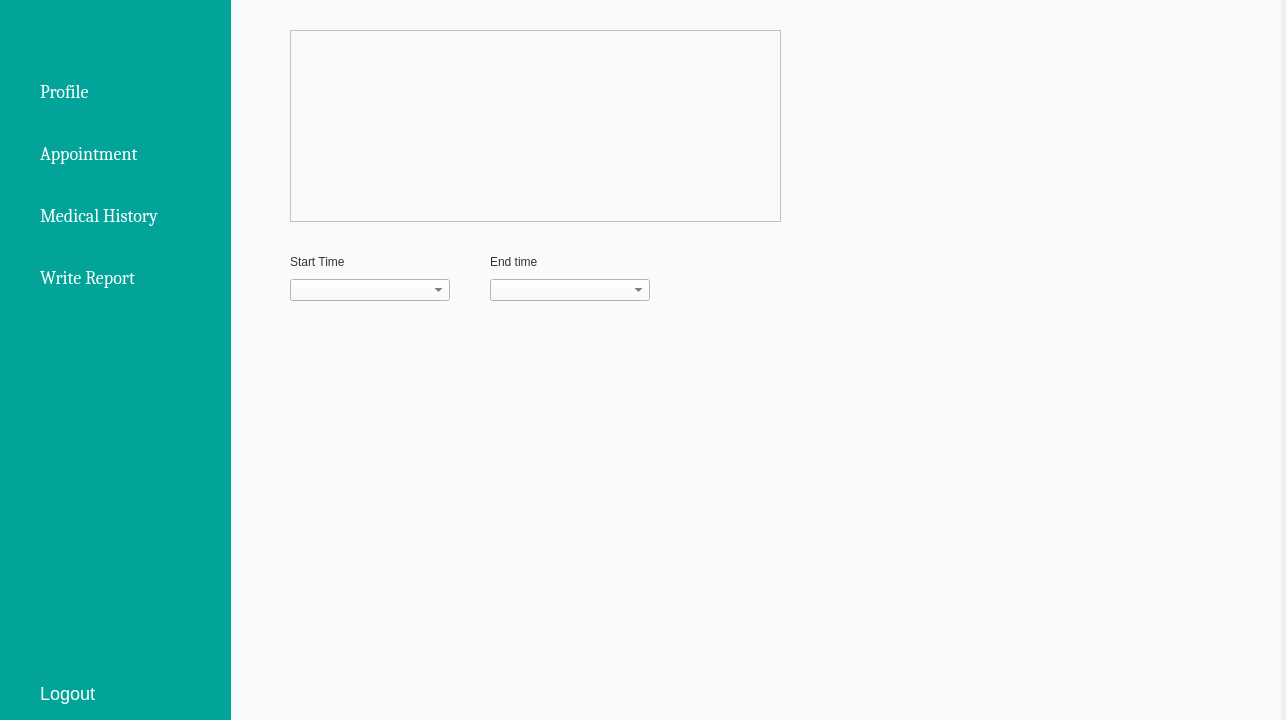
<?xml version="1.0" encoding="UTF-8"?>
<ui version="4.0">
 <class>MainWindow</class>
 <widget class="QMainWindow" name="MainWindow">
  <property name="geometry">
   <rect>
    <x>0</x>
    <y>0</y>
    <width>1286</width>
    <height>720</height>
   </rect>
  </property>
  <property name="windowTitle">
   <string>MainWindow</string>
  </property>
  <widget class="QWidget" name="centralwidget">
   <property name="styleSheet">
    <string notr="true">font: 13pt &quot;Osaka&quot;;</string>
   </property>
   <widget class="QWidget" name="widget_2" native="true">
    <property name="geometry">
     <rect>
      <x>230</x>
      <y>0</y>
      <width>1051</width>
      <height>721</height>
     </rect>
    </property>
    <property name="styleSheet">
     <string notr="true">background-color: #F8FAFC;
color: #353535;</string>
    </property>
    <layout class="QGridLayout" name="gridLayout_2">
     <item row="0" column="1">
      <widget class="QStackedWidget" name="stackedWidget">
       <property name="currentIndex">
        <number>1</number>
       </property>
       <widget class="QWidget" name="page">
        <layout class="QGridLayout" name="gridLayout">
         <item row="0" column="0">
          <widget class="QWidget" name="widget_3" native="true">
           <property name="styleSheet">
            <string notr="true"/>
           </property>
           <widget class="QWidget" name="profile_widget" native="true">
            <property name="geometry">
             <rect>
              <x>50</x>
              <y>90</y>
              <width>901</width>
              <height>501</height>
             </rect>
            </property>
            <property name="font">
             <font>
              <family>Osaka</family>
              <pointsize>-1</pointsize>
              <italic>false</italic>
              <bold>false</bold>
             </font>
            </property>
            <property name="styleSheet">
             <string notr="true">QWidget {
	border: 1px solid #353535;
	font: 18px;
	padding: 20px;
}
</string>
            </property>
            <layout class="QVBoxLayout" name="verticalLayout_7">
             <item>
              <widget class="QWidget" name="widget_6" native="true">
               <property name="styleSheet">
                <string notr="true">border: None;</string>
               </property>
               <widget class="QLabel" name="label_5">
                <property name="geometry">
                 <rect>
                  <x>360</x>
                  <y>0</y>
                  <width>211</width>
                  <height>101</height>
                 </rect>
                </property>
                <property name="styleSheet">
                 <string notr="true">font: 28px;
</string>
                </property>
                <property name="text">
                 <string>PROFILE</string>
                </property>
               </widget>
              </widget>
             </item>
             <item>
              <layout class="QVBoxLayout" name="verticalLayout">
               <property name="spacing">
                <number>10</number>
               </property>
               <item>
                <widget class="QLabel" name="profile_label">
                 <property name="styleSheet">
                  <string notr="true">border-style: none;
font-size: 16px;
margin-left: 90%;</string>
                 </property>
                 <property name="text">
                  <string>Name: </string>
                 </property>
                </widget>
               </item>
               <item>
                <widget class="QLabel" name="profile_label_2">
                 <property name="styleSheet">
                  <string notr="true">border-style: none;
font-size: 16px;
margin-left: 90%;</string>
                 </property>
                 <property name="text">
                  <string>Last name:</string>
                 </property>
                </widget>
               </item>
               <item>
                <widget class="QLabel" name="profile_label_3">
                 <property name="styleSheet">
                  <string notr="true">border-style: none;
font-size: 16px;
margin-left: 90%;
</string>
                 </property>
                 <property name="text">
                  <string>Role:</string>
                 </property>
                </widget>
               </item>
               <item>
                <widget class="QLabel" name="profile_label_4">
                 <property name="styleSheet">
                  <string notr="true">border-style: none;
font-size: 16px;
margin-left: 90%;</string>
                 </property>
                 <property name="text">
                  <string>Address:</string>
                 </property>
                </widget>
               </item>
               <item>
                <widget class="QLabel" name="profile_label_5">
                 <property name="styleSheet">
                  <string notr="true">border-style: none;
font-size: 16px;
margin-left: 90%;
margin-bottom: 30%;</string>
                 </property>
                 <property name="text">
                  <string>Phone number:</string>
                 </property>
                </widget>
               </item>
              </layout>
             </item>
            </layout>
           </widget>
          </widget>
         </item>
        </layout>
       </widget>
       <widget class="QWidget" name="page_2">
        <widget class="QWidget" name="widget_5" native="true">
         <property name="geometry">
          <rect>
           <x>-30</x>
           <y>-10</y>
           <width>1051</width>
           <height>721</height>
          </rect>
         </property>
         <property name="locale">
          <locale language="English" country="UnitedStates"/>
         </property>
         <widget class="QTableWidget" name="tableWidget_2">
          <property name="geometry">
           <rect>
            <x>90</x>
            <y>40</y>
            <width>491</width>
            <height>192</height>
           </rect>
          </property>
         </widget>
         <widget class="QWidget" name="verticalLayoutWidget">
          <property name="geometry">
           <rect>
            <x>90</x>
            <y>260</y>
            <width>160</width>
            <height>51</height>
           </rect>
          </property>
          <layout class="QVBoxLayout" name="verticalLayout_4">
           <item>
            <widget class="QLabel" name="label_2">
             <property name="text">
              <string>Start Time</string>
             </property>
            </widget>
           </item>
           <item>
            <widget class="QComboBox" name="comboBox_2"/>
           </item>
          </layout>
         </widget>
         <widget class="QWidget" name="verticalLayoutWidget_2">
          <property name="geometry">
           <rect>
            <x>290</x>
            <y>260</y>
            <width>160</width>
            <height>51</height>
           </rect>
          </property>
          <layout class="QVBoxLayout" name="verticalLayout_5">
           <item>
            <widget class="QLabel" name="label_22">
             <property name="text">
              <string>End time</string>
             </property>
            </widget>
           </item>
           <item>
            <widget class="QComboBox" name="comboBox_3"/>
           </item>
          </layout>
         </widget>
        </widget>
       </widget>
       <widget class="QWidget" name="page_3">
        <widget class="QWidget" name="widget_8" native="true">
         <property name="geometry">
          <rect>
           <x>-10</x>
           <y>-10</y>
           <width>1051</width>
           <height>721</height>
          </rect>
         </property>
         <widget class="QTextEdit" name="textEdit">
          <property name="geometry">
           <rect>
            <x>570</x>
            <y>80</y>
            <width>301</width>
            <height>41</height>
           </rect>
          </property>
          <property name="placeholderText">
           <string>Enter Patient ID</string>
          </property>
         </widget>
         <widget class="QTableWidget" name="tableWidget">
          <property name="geometry">
           <rect>
            <x>120</x>
            <y>170</y>
            <width>761</width>
            <height>431</height>
           </rect>
          </property>
          <property name="styleSheet">
           <string notr="true">border: none;</string>
          </property>
          <property name="showGrid">
           <bool>false</bool>
          </property>
          <attribute name="horizontalHeaderStretchLastSection">
           <bool>false</bool>
          </attribute>
          <attribute name="verticalHeaderVisible">
           <bool>false</bool>
          </attribute>
          <attribute name="verticalHeaderStretchLastSection">
           <bool>false</bool>
          </attribute>
          <row>
           <property name="text">
            <string>New Row</string>
           </property>
          </row>
          <row>
           <property name="text">
            <string>New Row</string>
           </property>
          </row>
          <column>
           <property name="text">
            <string>Patient id</string>
           </property>
          </column>
          <column>
           <property name="text">
            <string>Patient Name</string>
           </property>
          </column>
          <column>
           <property name="text">
            <string>Doctor</string>
           </property>
          </column>
          <column>
           <property name="text">
            <string/>
           </property>
          </column>
         </widget>
        </widget>
       </widget>
       <widget class="QWidget" name="page_4">
        <widget class="QWidget" name="widget_7" native="true">
         <property name="geometry">
          <rect>
           <x>-10</x>
           <y>-10</y>
           <width>1051</width>
           <height>721</height>
          </rect>
         </property>
         <widget class="QWidget" name="widget_9" native="true">
          <property name="geometry">
           <rect>
            <x>20</x>
            <y>20</y>
            <width>551</width>
            <height>691</height>
           </rect>
          </property>
          <layout class="QGridLayout" name="gridLayout_3">
           <item row="7" column="3">
            <widget class="QLineEdit" name="lineEdit_6"/>
           </item>
           <item row="10" column="0">
            <widget class="QLabel" name="label_13">
             <property name="text">
              <string>Problem Description</string>
             </property>
            </widget>
           </item>
           <item row="9" column="0">
            <widget class="QLabel" name="label_11">
             <property name="text">
              <string>Problem Title</string>
             </property>
            </widget>
           </item>
           <item row="18" column="2" colspan="2">
            <widget class="QTextEdit" name="textEdit_2"/>
           </item>
           <item row="6" column="0">
            <widget class="QLabel" name="label_10">
             <property name="text">
              <string>BP</string>
             </property>
            </widget>
           </item>
           <item row="6" column="3">
            <widget class="QLineEdit" name="lineEdit_5"/>
           </item>
           <item row="7" column="0">
            <widget class="QLabel" name="label_14">
             <property name="text">
              <string>Allegies</string>
             </property>
            </widget>
           </item>
           <item row="18" column="0">
            <widget class="QLabel" name="label_12">
             <property name="text">
              <string>Details</string>
             </property>
            </widget>
           </item>
           <item row="0" column="3">
            <widget class="QComboBox" name="comboBox"/>
           </item>
           <item row="4" column="0">
            <widget class="QLabel" name="label_15">
             <property name="text">
              <string>Sex</string>
             </property>
            </widget>
           </item>
           <item row="4" column="3">
            <widget class="QLineEdit" name="lineEdit_3"/>
           </item>
           <item row="3" column="1" colspan="3">
            <widget class="QLineEdit" name="lineEdit_2"/>
           </item>
           <item row="9" column="3">
            <widget class="QLineEdit" name="lineEdit_7"/>
           </item>
           <item row="2" column="0">
            <widget class="QLabel" name="label_7">
             <property name="text">
              <string>Height</string>
             </property>
            </widget>
           </item>
           <item row="2" column="1" colspan="3">
            <widget class="QLineEdit" name="lineEdit"/>
           </item>
           <item row="0" column="0" colspan="3">
            <widget class="QLabel" name="label_3">
             <property name="text">
              <string>Patient Name:</string>
             </property>
            </widget>
           </item>
           <item row="10" column="3">
            <widget class="QLineEdit" name="lineEdit_8"/>
           </item>
           <item row="5" column="3">
            <widget class="QLineEdit" name="lineEdit_4"/>
           </item>
           <item row="3" column="0">
            <widget class="QLabel" name="label_8">
             <property name="text">
              <string>Weight</string>
             </property>
            </widget>
           </item>
           <item row="5" column="0">
            <widget class="QLabel" name="label_9">
             <property name="text">
              <string>Pulse rate</string>
             </property>
            </widget>
           </item>
          </layout>
         </widget>
         <widget class="QWidget" name="widget_10" native="true">
          <property name="geometry">
           <rect>
            <x>590</x>
            <y>70</y>
            <width>431</width>
            <height>331</height>
           </rect>
          </property>
          <layout class="QVBoxLayout" name="verticalLayout_3">
           <item>
            <widget class="QLabel" name="label_17">
             <property name="text">
              <string/>
             </property>
            </widget>
           </item>
           <item>
            <widget class="QLabel" name="label_18">
             <property name="text">
              <string/>
             </property>
            </widget>
           </item>
           <item>
            <widget class="QLabel" name="label_19">
             <property name="text">
              <string/>
             </property>
            </widget>
           </item>
           <item>
            <widget class="QLabel" name="label_20">
             <property name="text">
              <string/>
             </property>
            </widget>
           </item>
           <item>
            <widget class="QLabel" name="label_21">
             <property name="text">
              <string/>
             </property>
            </widget>
           </item>
          </layout>
         </widget>
         <widget class="QPushButton" name="pushButton_5">
          <property name="geometry">
           <rect>
            <x>760</x>
            <y>590</y>
            <width>131</width>
            <height>51</height>
           </rect>
          </property>
          <property name="text">
           <string>Done</string>
          </property>
         </widget>
         <widget class="QPushButton" name="pushButton_6">
          <property name="geometry">
           <rect>
            <x>770</x>
            <y>420</y>
            <width>121</width>
            <height>51</height>
           </rect>
          </property>
          <property name="text">
           <string>Medicine</string>
          </property>
         </widget>
         <widget class="QPushButton" name="pushButton_7">
          <property name="geometry">
           <rect>
            <x>770</x>
            <y>500</y>
            <width>111</width>
            <height>51</height>
           </rect>
          </property>
          <property name="text">
           <string>Billing</string>
          </property>
         </widget>
         <widget class="QLabel" name="label_6">
          <property name="geometry">
           <rect>
            <x>590</x>
            <y>40</y>
            <width>131</width>
            <height>16</height>
           </rect>
          </property>
          <property name="text">
           <string>From Doctor :</string>
          </property>
         </widget>
         <widget class="QLabel" name="label_16">
          <property name="geometry">
           <rect>
            <x>720</x>
            <y>40</y>
            <width>131</width>
            <height>16</height>
           </rect>
          </property>
          <property name="text">
           <string/>
          </property>
         </widget>
        </widget>
       </widget>
      </widget>
     </item>
    </layout>
   </widget>
   <widget class="QWidget" name="widget" native="true">
    <property name="geometry">
     <rect>
      <x>0</x>
      <y>0</y>
      <width>231</width>
      <height>721</height>
     </rect>
    </property>
    <property name="styleSheet">
     <string notr="true">background-color: #02A499;

</string>
    </property>
    <layout class="QVBoxLayout" name="verticalLayout_2">
     <item>
      <widget class="QWidget" name="widget_4" native="true">
       <layout class="QHBoxLayout" name="horizontalLayout">
        <item>
         <spacer name="horizontalSpacer_2">
          <property name="orientation">
           <enum>Qt::Horizontal</enum>
          </property>
          <property name="sizeHint" stdset="0">
           <size>
            <width>64</width>
            <height>20</height>
           </size>
          </property>
         </spacer>
        </item>
        <item>
         <widget class="QLabel" name="label_4">
          <property name="maximumSize">
           <size>
            <width>40</width>
            <height>40</height>
           </size>
          </property>
          <property name="text">
           <string/>
          </property>
          <property name="pixmap">
           <pixmap>:/icon/medical-symbol (1).png</pixmap>
          </property>
          <property name="scaledContents">
           <bool>true</bool>
          </property>
          <property name="alignment">
           <set>Qt::AlignCenter</set>
          </property>
         </widget>
        </item>
        <item>
         <widget class="QLabel" name="label">
          <property name="maximumSize">
           <size>
            <width>40</width>
            <height>40</height>
           </size>
          </property>
          <property name="text">
           <string/>
          </property>
          <property name="pixmap">
           <pixmap resource="resource.qrc">:/icon/image/medical-symbol (1).png</pixmap>
          </property>
          <property name="scaledContents">
           <bool>true</bool>
          </property>
          <property name="alignment">
           <set>Qt::AlignCenter</set>
          </property>
         </widget>
        </item>
        <item>
         <spacer name="horizontalSpacer_3">
          <property name="orientation">
           <enum>Qt::Horizontal</enum>
          </property>
          <property name="sizeHint" stdset="0">
           <size>
            <width>63</width>
            <height>20</height>
           </size>
          </property>
         </spacer>
        </item>
       </layout>
      </widget>
     </item>
     <item>
      <spacer name="horizontalSpacer">
       <property name="orientation">
        <enum>Qt::Horizontal</enum>
       </property>
       <property name="sizeHint" stdset="0">
        <size>
         <width>40</width>
         <height>20</height>
        </size>
       </property>
      </spacer>
     </item>
     <item>
      <widget class="QPushButton" name="pushButton_2">
       <property name="font">
        <font>
         <family>Cambria</family>
         <pointsize>16</pointsize>
         <italic>false</italic>
         <bold>false</bold>
        </font>
       </property>
       <property name="styleSheet">
        <string notr="true">QPushButton {
	color: white;
	padding: 17%;
	padding-left: 40%;
	border: none;
	text-align:left;
	font-size: 18px;
	font: 16pt &quot;Cambria&quot;;
}

QPushButton:hover {
	padding: 17%;
	padding-left: 35%;
	text-align:left;
	background: #00847B;
}</string>
       </property>
       <property name="text">
        <string>Profile</string>
       </property>
       <property name="icon">
        <iconset resource="resource.qrc">
         <normaloff>:/icon/image/account2.png</normaloff>:/icon/image/account2.png</iconset>
       </property>
       <property name="iconSize">
        <size>
         <width>25</width>
         <height>25</height>
        </size>
       </property>
      </widget>
     </item>
     <item>
      <widget class="QPushButton" name="pushButton_3">
       <property name="font">
        <font>
         <family>Cambria</family>
         <pointsize>16</pointsize>
         <italic>false</italic>
         <bold>false</bold>
        </font>
       </property>
       <property name="styleSheet">
        <string notr="true">QPushButton {
	color: white;
	padding: 17%;
	border: none;
	padding-left: 40%;
	text-align:left;
	font-size: 18px;
	font: 16pt &quot;Cambria&quot;;
}

QPushButton:hover {
	padding: 17%;
	padding-left: 35%;
	text-align:left;
	background: #00847B;
}
</string>
       </property>
       <property name="text">
        <string>Appointment</string>
       </property>
       <property name="icon">
        <iconset resource="resource.qrc">
         <normaloff>:/icon/image/appointment.png</normaloff>:/icon/image/appointment.png</iconset>
       </property>
       <property name="iconSize">
        <size>
         <width>25</width>
         <height>25</height>
        </size>
       </property>
      </widget>
     </item>
     <item>
      <widget class="QPushButton" name="pushButton">
       <property name="font">
        <font>
         <family>Cambria</family>
         <pointsize>16</pointsize>
         <italic>false</italic>
         <bold>false</bold>
        </font>
       </property>
       <property name="styleSheet">
        <string notr="true">QPushButton {
	color: white;
	padding: 17%;
	border: none;
	padding-left: 40%;
	text-align:left;
	font-size: 18px;
	font: 16pt &quot;Cambria&quot;;
}

QPushButton:hover {
	padding: 17%;
	padding-left: 35%;
	text-align:left;
	background: #00847B;
}
</string>
       </property>
       <property name="text">
        <string>Medical History</string>
       </property>
       <property name="icon">
        <iconset resource="resource.qrc">
         <normaloff>:/icon/image/history2.png</normaloff>:/icon/image/history2.png</iconset>
       </property>
       <property name="iconSize">
        <size>
         <width>25</width>
         <height>25</height>
        </size>
       </property>
      </widget>
     </item>
     <item>
      <widget class="QPushButton" name="pushButton_9">
       <property name="font">
        <font>
         <family>Cambria</family>
         <pointsize>16</pointsize>
         <italic>false</italic>
         <bold>false</bold>
        </font>
       </property>
       <property name="styleSheet">
        <string notr="true">QPushButton {
	color: white;
	padding: 17%;
	border: none;
	padding-left: 40%;
	text-align:left;
	font-size: 18px;
	font: 16pt &quot;Cambria&quot;;
}

QPushButton:hover {
	padding: 17%;
	padding-left: 35%;
	text-align:left;
	background: #00847B;
}
</string>
       </property>
       <property name="text">
        <string>Write Report</string>
       </property>
       <property name="icon">
        <iconset resource="resource.qrc">
         <normaloff>:/icon/image/bill.png</normaloff>:/icon/image/bill.png</iconset>
       </property>
       <property name="iconSize">
        <size>
         <width>25</width>
         <height>25</height>
        </size>
       </property>
      </widget>
     </item>
     <item>
      <spacer name="verticalSpacer">
       <property name="orientation">
        <enum>Qt::Vertical</enum>
       </property>
       <property name="sizeHint" stdset="0">
        <size>
         <width>20</width>
         <height>40</height>
        </size>
       </property>
      </spacer>
     </item>
     <item>
      <widget class="QPushButton" name="pushButton_4">
       <property name="styleSheet">
        <string notr="true">QPushButton {
	color: white;
	padding: 17%;
	border: none;
	padding-left: 40%;
	text-align:left;
	font-size: 18px;
	font: 16pt &quot;Cambria&quot;;
}

QPushButton:hover {
	padding: 17%;
	padding-left: 35%;
	text-align:left;
	background: #00847B;
}</string>
       </property>
       <property name="text">
        <string>Logout</string>
       </property>
       <property name="icon">
        <iconset resource="resource.qrc">
         <normaloff>:/icon/image/logout (1).png</normaloff>:/icon/image/logout (1).png</iconset>
       </property>
      </widget>
     </item>
    </layout>
   </widget>
  </widget>
 </widget>
 <resources>
  <include location="resource.qrc"/>
 </resources>
 <connections/>
</ui>
